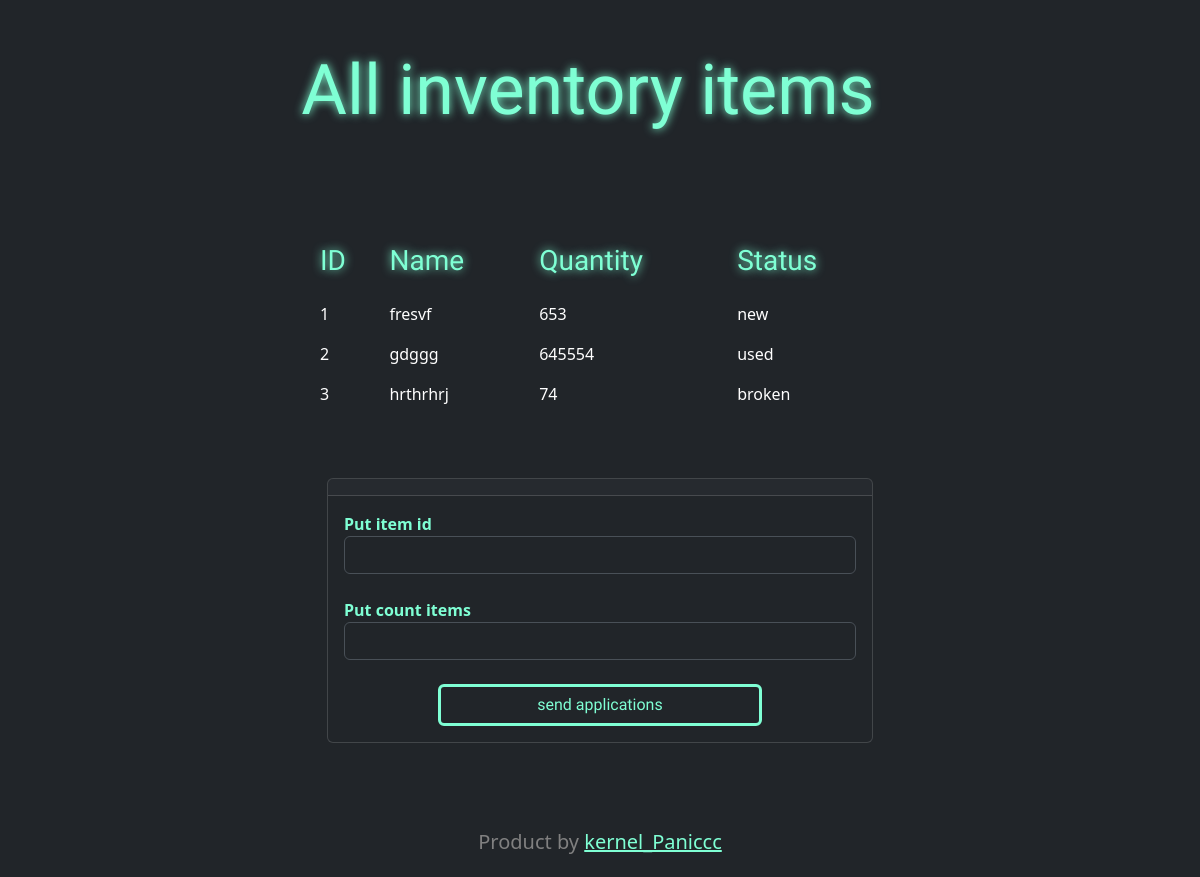
Before: /applications (signed in) with the older database file.
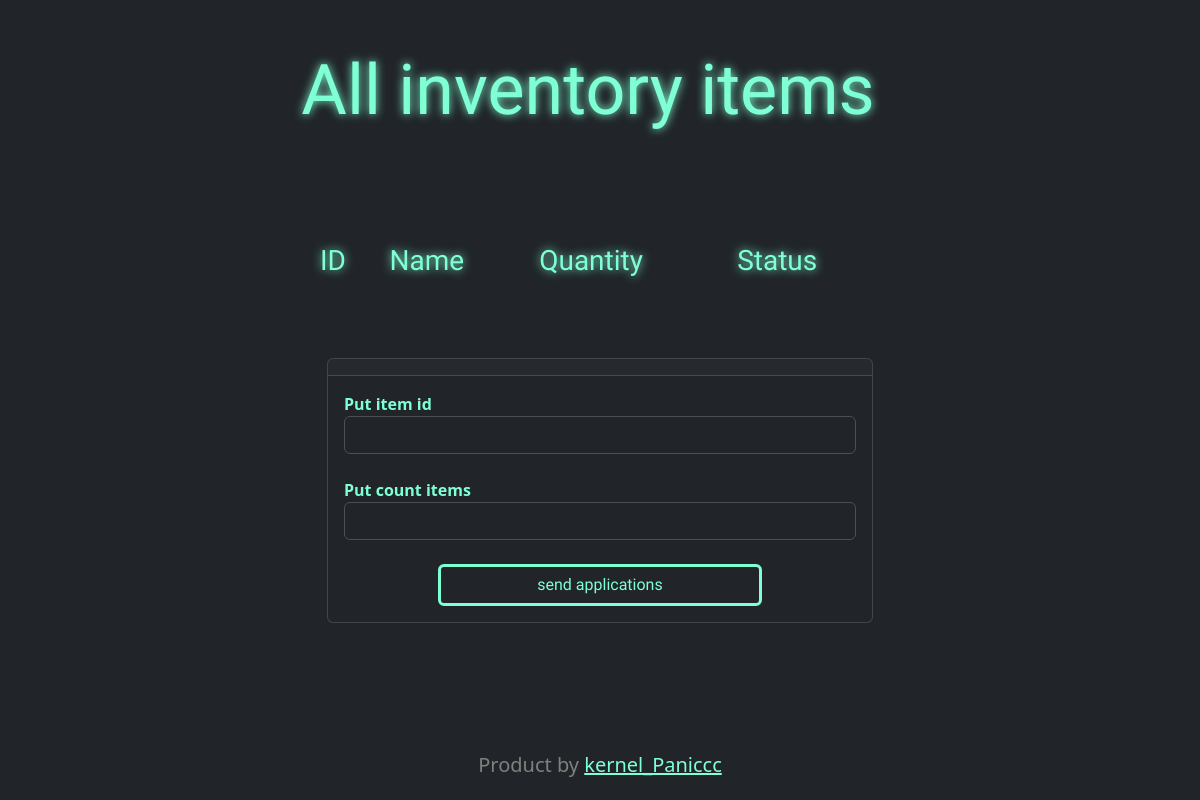
After: the same page with the newer database file.
### src/models.py (models this page shows, shortened)
class InventoryItem(db.Model):
    id = db.Column(db.Integer, primary_key=True)
    name = db.Column(db.String(128), nullable=False)
    quantity = db.Column(db.Integer, nullable=False)
    status = db.Column(db.String(50), nullable=False)  # 'new', 'used', 'broken'
    user_id = db.Column(db.Integer, db.ForeignKey('user.id'), default=0)
    user = db.relationship('User', backref='inventory_items')

### src/routers.py (the view, shortened to what this page needs)
@app.route('/applications', methods=['GET', 'POST'])
@login_required
def main_application():
    items = InventoryItem.query.filter_by(user_id=0).all()
    return render_template('applications.html', items=items)

### src/models.py (called while the page is built)
@manager.user_loader
def load_user(user_id):
    return User.query.get(user_id)

### src/routers.py (called while the page is built)
@app.after_request
def redirect_to_signin(response):
    if response.status_code == 401:
        return redirect('/login')
    return response

### src/templates/applications.html (shortened to what this page needs)
{% extends 'base.html' %}
{% block content %}
<div class="container-fluid text-center">
      <div class="row align-items-start">
          <div class="row gy-4">
              <h1 style="font-size: 70px" class="main_text">
                  All inventory items
              </h1>
          </div>
      </div>
  </div>
        <div class="container-fluid mt-5">
    <div class="row justify-content-center">
    <div class="col-6">
    <br><br>
        <table class="table table-borderless">
          <thead>
            <tr>
                <th class="main_text" style="color: aquamarine" scope="col"><h3>ID</h3></th>
                <th class="main_text" style="color: aquamarine" scope="col"><h3>Name</h3></th>
                <th class="main_text" style="color: aquamarine" scope="col"><h3>Quantity</h3></th>
                <th class="main_text" style="color: aquamarine" scope="col"><h3>Status</h3></th>
            </tr>
          </thead>
          <tbody>
            <tr>
                {% for item in items %}
                    <td>{{ item.id }}</td>
                    <td>{{ item.name }}</td>
                    <td>{{ item.quantity }}</td>
                    <td>{{ item.status }}</td>
            </tr>
          {% endfor %}
          </tbody>
        </table>
    </div>
    </div>
    </div>
<div class="container mt-5">
    <div class="row justify-content-center">
        <div class="col-md-6">
            <div class="card">
                <div class="card-header text-center">
                </div>
                <div class="card-body">
                    <form action="" method="POST">
                        <div class="form-group">
                            <label for="item_id" style="color: aquamarine;"><b>Put item id</b></label>
                            <input type="text" id="item_id" name="item_id" class="form-control" required>
                        </div>
                        <br>
                        <div class="form-group">
                            <label for="item_id" style="color: aquamarine;"><b>Put count items</b></label>
                            <input type="text" id="value" name="value" class="form-control" required>
                        </div>
                        <br>
                        <div class="container text-center">
                        <button type="submit" style=" --bs-btn-padding-y: 0.4rem; --bs-btn-padding-x: 6rem; --bs-btn-font-size: 1rem;
                      color: aquamarine; border: 3px solid aquamarine; font-family:'Archivo Black';" class="btn btn-dark">
                            send applications
                        </button>
                        </div>
                    </form>
                </div>
            </div>
        </div>
    </div>
</div>
{% endblock %}

### src/templates/base.html (shortened to what this page needs)
<!doctype html>
<html lang="ru" data-bs-theme="dark" xmlns="http://www.w3.org/1999/html">
  <head>
      <link rel="stylesheet" href="../static/style.css">
      <link href="https://cdn.jsdelivr.net/npm/bootstrap@5.3.3/dist/css/bootstrap.min.css" rel="stylesheet">
  </head>
<body>
{% block content %}
{% endblock %}
  <footer class="footer text-center">
        <div class="container">
             <div class="row align-center">
              <div class="col-md-4 offset-md-4">
                  <br>
                  <h5 style="color: gray">Product by <a href="https://t.me/Kernel_Paniccc" style="color: aquamarine">kernel_Paniccc</a></h5>
              </div>
             </div>
        </div>
  </footer>
</body>
</html>

### src/static/style.css (style rules this page uses)
body { display: flex; flex-direction: column; min-height: 100vh; }
.footer { margin-top: auto; padding: 15px 0; }
* { padding: 0; margin: 0; }
.main_text { color: aquamarine; font-family: 'Archivo Black'; text-shadow: 0 0 10px }

Changed rows visible on the page:
removed InventoryItem: id "1", name "fresvf", quantity "653", status "new"
removed InventoryItem: id "2", name "gdggg", quantity "645554", status "used"
removed InventoryItem: id "3", name "hrthrhrj", quantity "74", status "broken"
